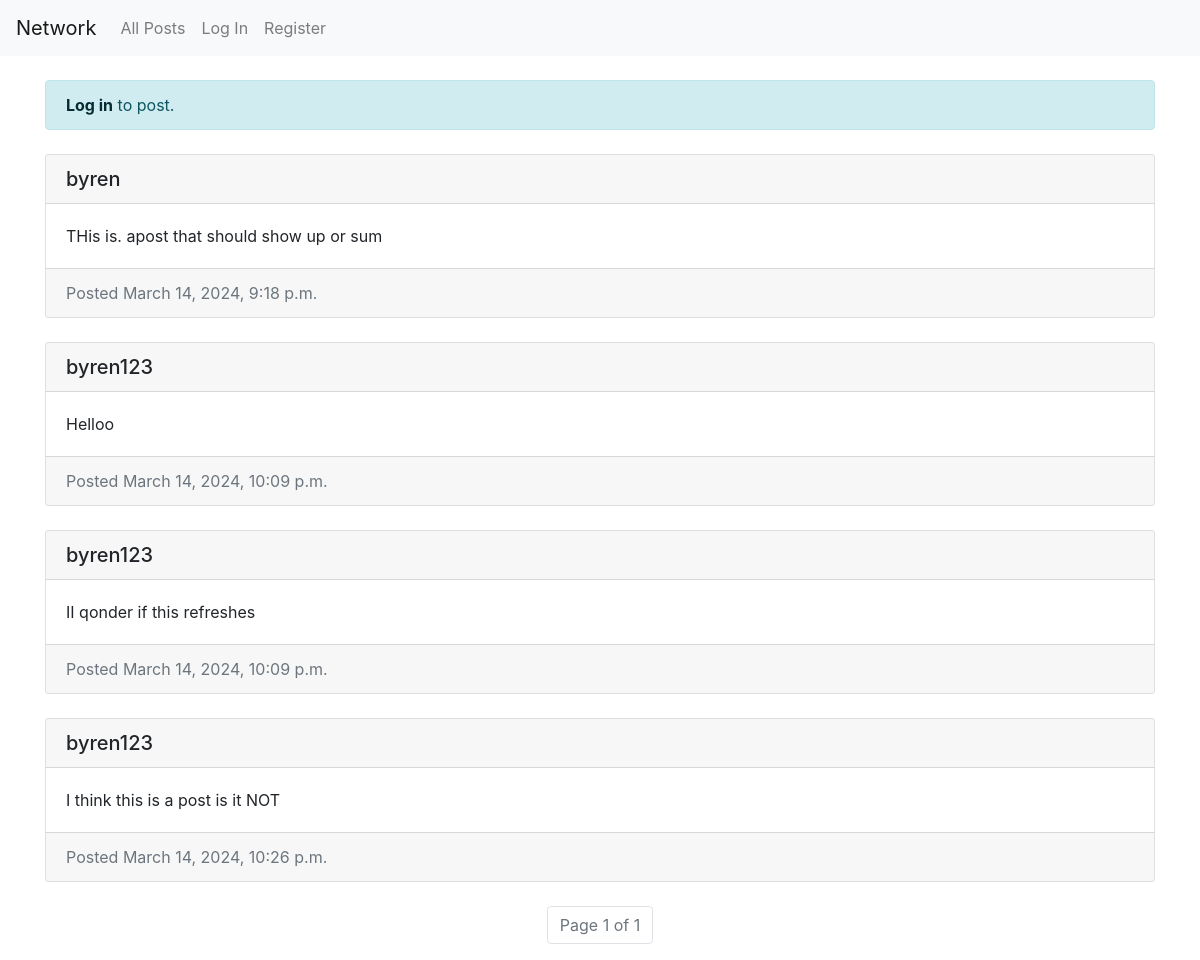
Page /?page=2 on the earlier database version.
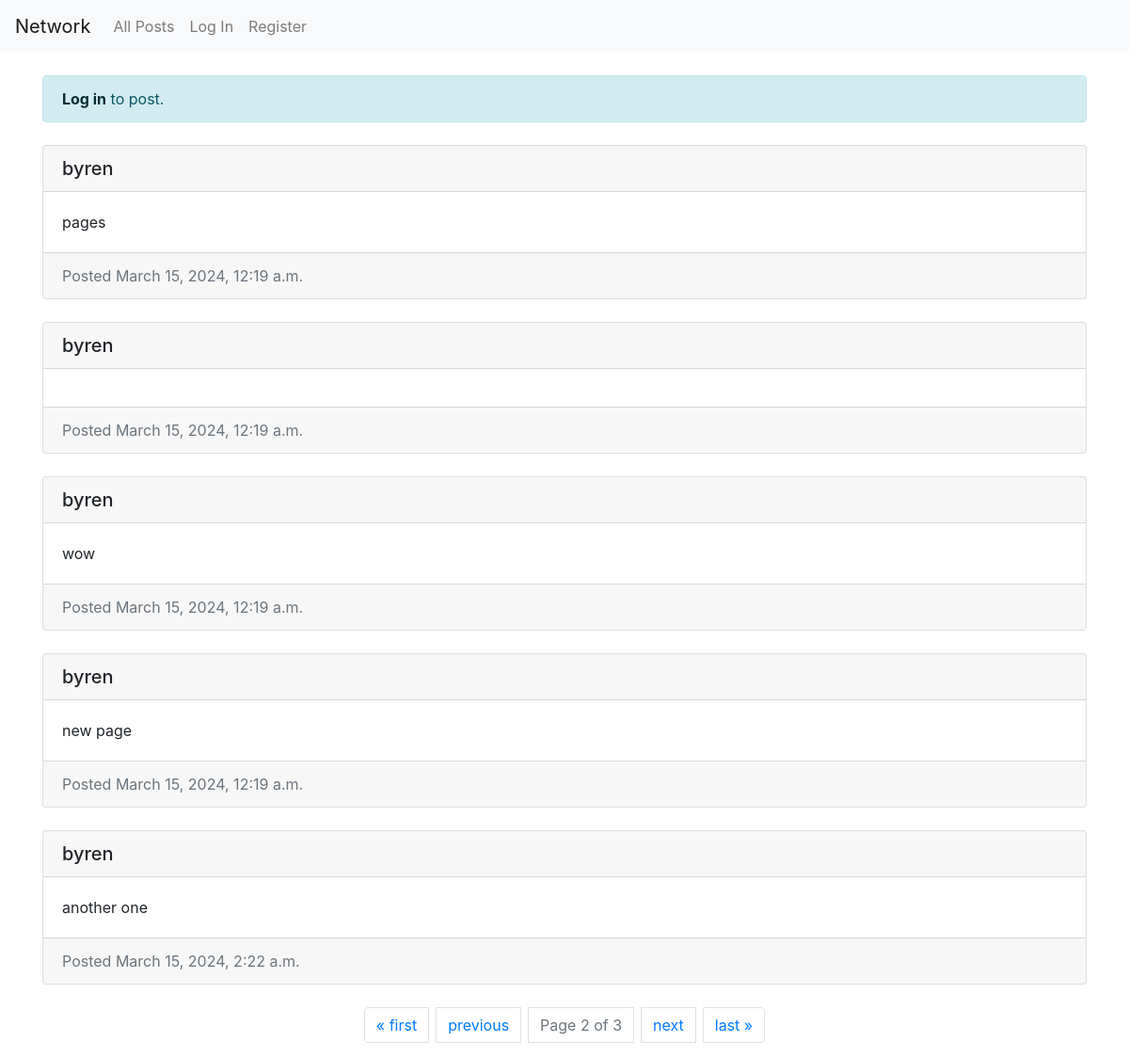
Same page on the later database version.
### network/models.py (models this page shows, shortened)
class Post(models.Model):
    user = models.ForeignKey(User, on_delete=models.CASCADE, related_name="posts")
    content = models.TextField(blank=False)
    timestamp = models.DateTimeField(auto_now_add=True)
    likes = models.ManyToManyField(User, related_name="likes", blank=True)

class User(AbstractUser):
    followers = models.ManyToManyField("self", related_name="user_following", symmetrical=False)
    following = models.ManyToManyField("self", related_name="user_followers", symmetrical=False)

### network/views.py (the view)
# urls.py: path("", views.index, name="index"),
def index(request):
    postData = Post.objects.all()
    paginator = Paginator(postData, 5)
    page_number = request.GET.get('page')
    page_obj = paginator.get_page(page_number)
    return render(request, "network/index.html", {
        "posts": postData,
        "page_obj": page_obj
    })

### network/templates/network/index.html (shortened to what this page needs)
{% extends "network/layout.html" %}
{% block body %}
<div class="container mt-4">
    {% if user.is_authenticated %}
        <form action="{% url 'create_post' %}" method="post">
            {% csrf_token %}
            <div class="form-group">
                <textarea class="form-control form-control-lg" name="content" rows="3" placeholder="What's on your mind?"></textarea>
            </div>
            <button type="submit" class="btn btn-primary">Post</button>
        </form>
    {% else %}
        <div class="alert alert-info" role="alert">
            <a href="{% url 'login' %}" class="alert-link">Log in</a> to post.
        </div>
    {% endif %}
</div>
<div class="container mt-4">
    {% for post in page_obj %}
    <div class="card mb-4">
        <div class="card-header">
            <h5 class="mb-0">{{ post.user.username }}</h5>
        </div>
        <div class="card-body">
            <p class="card-text">{{ post.content }}</p>
        </div>
        <div class="card-footer text-muted">
            <span>Posted {{ post.timestamp }}</span>
        </div>
    </div>
    {% empty %}
    <p>No posts to display.</p>
    {% endfor %}
    <div class="d-flex justify-content-center">
        <ul class="pagination">
            {% if page_obj.has_previous %}
                <li class="page-item mx-1"><a href="?page=1" class="page-link" aria-label="First page">&laquo; first</a></li>
                <li class="page-item mx-1"><a href="?page={{ page_obj.previous_page_number }}" class="page-link" aria-label="Previous page">previous</a></li>
            {% endif %}
            <li class="page-item mx-1 disabled">
                <span class="page-link current">
                    Page {{ page_obj.number }} of {{ page_obj.paginator.num_pages }}
                </span>
            </li>
            {% if page_obj.has_next %}
                <li class="page-item mx-1"><a href="?page={{ page_obj.next_page_number }}" class="page-link" aria-label="Next page">next</a></li>
                <li class="page-item mx-1"><a href="?page={{ page_obj.paginator.num_pages }}" class="page-link" aria-label="Last page">last &raquo;</a></li>
            {% endif %}
        </ul>
    </div>
</div>
{% endblock %}

Differences in the rows shown:
no longer on this page (row unchanged): Post: user.username "byren", content "THis is. apost that should show up or sum", timestamp "March 14, 2024, 9:18 p.m."
no longer on this page (row unchanged): Post: user.username "byren123", content "Helloo", timestamp "March 14, 2024, 10:09 p.m."
no longer on this page (row unchanged): Post: user.username "byren123", content "II qonder if this refreshes", timestamp "March 14, 2024, 10:09 p.m."
no longer on this page (row unchanged): Post: user.username "byren123", content "I think this is a post is it NOT", timestamp "March 14, 2024, 10:26 p.m."
added Post: user.username "byren", content "pages", timestamp "March 15, 2024, 12:19 a.m."
added Post: user.username "byren", timestamp "March 15, 2024, 12:19 a.m."
added Post: user.username "byren", content "wow", timestamp "March 15, 2024, 12:19 a.m."
added Post: user.username "byren", content "new page", timestamp "March 15, 2024, 12:19 a.m."
added Post: user.username "byren", content "another one", timestamp "March 15, 2024, 2:22 a.m."
Other differences:
{{ page_obj.number }}: "1" → "2"
{{ page_obj.paginator.num_pages }}: "1" → "3"
text now shown: "« first previous next last »"
